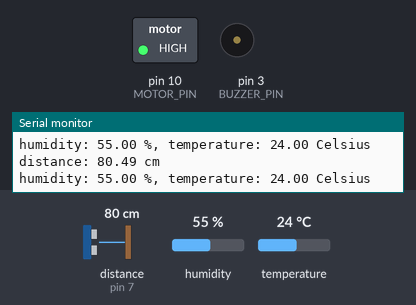
This sketch was run on a simulated Arduino Uno, built with avr-gcc and run on an emulated ATmega328P. Parts: switched loads named in the sketch (green lamp = pin HIGH), buzzer (waves = sounding), the last lines printed to the serial monitor. Wiring (inferred from the names in the program): ultrasonic range finder: trigger pin 6; echo pin 7. The test bench sets the inputs (shaded band); at power-on: distance to the obstacle (sensor on pin 7) 80 cm, humidity 55 %, temperature 24 °C. The echo pulse lasts 58.3 µs per cm; pins used as bus, display or sensor lines are not drawn.

Above: at 1.8 s.
1.9 s: distance to the obstacle (sensor on pin 7) set to 52 cm
3.4 s: distance to the obstacle (sensor on pin 7) set to 44 cm
At 4.5 s:
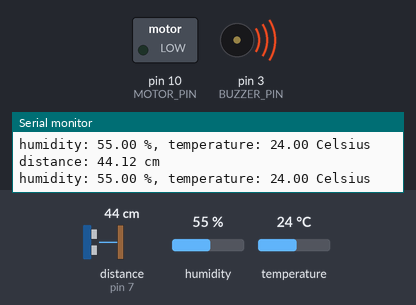
5.5 s: distance to the obstacle (sensor on pin 7) set to 60 cm
At 6.7 s:
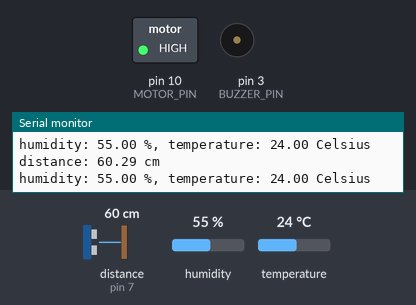
7.5 s: distance to the obstacle (sensor on pin 7) set to 2 cm
At 8.7 s:
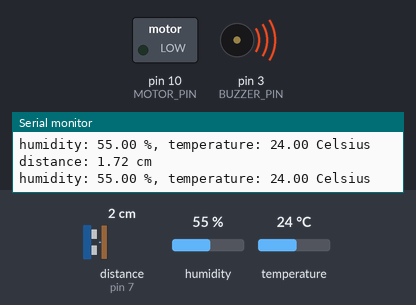
Timing chart, 0 to 10.5 s (numbered marks = the images above; inputs shaded):
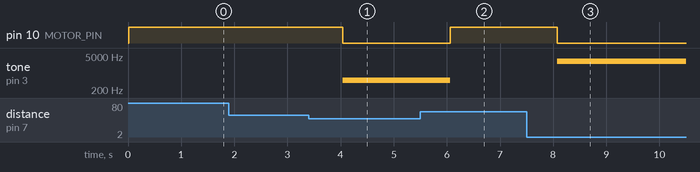

The sketch:

uz_dht22.ino
```cpp
// Libraries
#include <DHT.h> // include dht adafruit library - download via arduino ide

// Constants
#define DHTPIN 5 //defines pin number to which the sensor is connected
#define DHTTYPE DHT22
DHT dht(DHTPIN, DHTTYPE) ;

// Variables
const int TRIG_PIN = 6;
const int ECHO_PIN = 7;
const int BUZZER_PIN = 3;
const int DISTANCE_THRESHOLD = 50;
const int MOTOR_PIN = 10;

float hum; float temp;
float speed_of_sound;
float travel_distance;

float duration_us, distance_cm;

int gradual(float dist)
{
  if (dist>40) return 500;
  if (dist>30) return 1000;
  if (dist>20) return 1500;
  if (dist>10) return 2000;
  if (dist<=10) return 3000;
}

void setup() {
  // put your setup code here, to run once:
  Serial.begin(9600);
  dht.begin();

  pinMode(TRIG_PIN, OUTPUT);
  pinMode(ECHO_PIN, INPUT);
  pinMode(BUZZER_PIN, OUTPUT);
  pinMode(MOTOR_PIN, OUTPUT);
}

void loop() {
  // put your main code here, to run repeatedly:

  // read humidity and temperature values from dht22 sensor
  hum = dht.readHumidity();
  temp = dht.readTemperature();
  speed_of_sound = (331.4 + (0.6 * temp) + (0.0124 * hum)) / 10000; // speed of sound in cm/us


  digitalWrite(TRIG_PIN, HIGH);
  delayMicroseconds(10);
  digitalWrite(TRIG_PIN, LOW);

    // measure duration of pulse from ECHO pin
  duration_us = pulseIn(ECHO_PIN, HIGH); // the travel time of the ultrasonic wave
  travel_distance = speed_of_sound * duration_us;  // the travel distance of the ultrasonic wave in cm
  distance_cm = travel_distance/2;   // calculate the distance

  if(distance_cm < DISTANCE_THRESHOLD) {
    //digitalWrite(BUZZER_PIN, HIGH); // turn on Piezo Buzzer

    tone(BUZZER_PIN, gradual(distance_cm));
    digitalWrite(MOTOR_PIN,LOW);
  }
  else{
    //digitalWrite(BUZZER_PIN, LOW);  // turn off Piezo Buzzer
    noTone(BUZZER_PIN);
    digitalWrite(MOTOR_PIN,HIGH);
  }
 // print the value to Serial Monitor
  Serial.print("distance: ");
  Serial.print(distance_cm);
  Serial.println(" cm");

  Serial.print("humidity: ");
  Serial.print(hum);
  Serial.print(" %, temperature: ");
  Serial.print(temp);
  Serial.println(" Celsius");


  delay(1000);
}
```

Measured:
- the behaviour switches between 50 and 49 cm on distance to the obstacle (sensor on pin 7) (found by bisection; images 0 and 1)
- after the input at 3.4 s, pin 10 (MOTOR_PIN): HIGH → LOW after 0.65 s; tone on pin 3 (BUZZER_PIN): silent → 500 Hz after 0.65 s
- after the input at 5.5 s, pin 10 (MOTOR_PIN): LOW → HIGH after 0.56 s; tone on pin 3 (BUZZER_PIN): 500 Hz → silent after 0.56 s
- after the input at 7.5 s, pin 10 (MOTOR_PIN): HIGH → LOW after 0.58 s; tone on pin 3 (BUZZER_PIN): silent → 3000 Hz after 0.58 s
